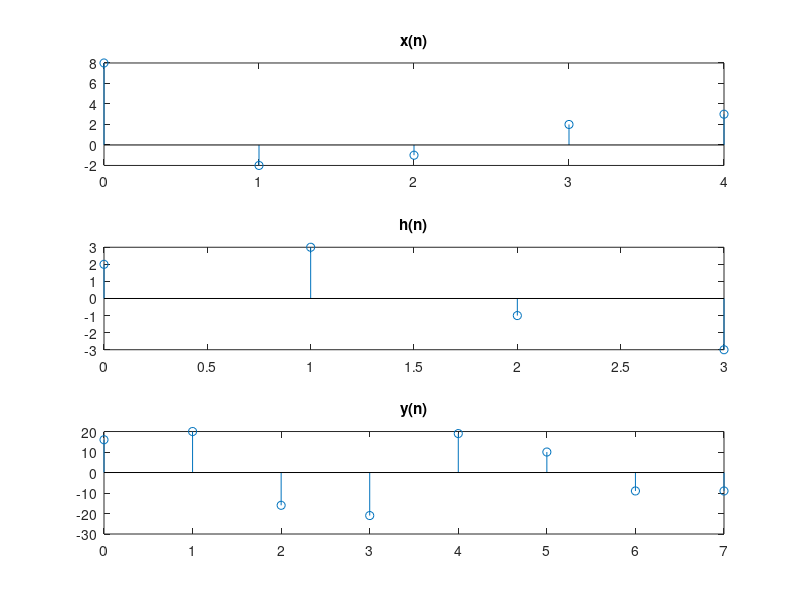

This figure's MATLAB source:
% =================================================
% 1. ?MATLAB???????
% a) x(n)=0.8n        0?n?15
% b) x(n)=e(0.2+3j)n       0?n?15
% c) x(n)=3cos(0.125?n+0.2?)+2sin(0.25?n+0.1?)        0?n?15
% d) ?c)??x(n)????16??????x16(n)=x(n+16),???????
% e) ?c)??x(n)????10??????x10(n)=x(n+10),???????
%-------------------------------------------------------------------------------
% a) x(n)=0.8n        0?n?15
n = 0:15;
x = 0.8 * n;

%-------------------------------------------------------------------------------
% b) x(n)=e(0.2+3j)n       0?n?15
n = 0:15;
x = exp(0.2+3j) * n;

%-------------------------------------------------------------------------------
% c) x(n)=3cos(0.125?n+0.2?)+2sin(0.25?n+0.1?)        0?n?15
n = 0:0.01:15;
x = 3*cos(0.125*pi*n + 0.2*pi) + 2*sin(0.25*pi*n + 0.1*pi);
%plot(x)

%-------------------------------------------------------------------------------
% d) ?c)??x(n)????16??????x16(n)=x(n+16),???????
n = 0:0.01:15*4;
x16 = 3*cos(0.125*pi*(n+16) + 0.2*pi) + 2*sin(0.25*pi*(n+16) + 0.1*pi);
plot(n, x16)

%-------------------------------------------------------------------------------
% e) ?c)??x(n)????10??????x10(n)=x(n+10),???????
n = 0:0.01:10*4;
x16 = 3*cos(0.125*pi*(n+10) + 0.2*pi) + 2*sin(0.25*pi*(n+10) + 0.1*pi);
plot(n, x16)
% =================================================


% =================================================
% 2. ?????????????x??y?????????????????
% a) x(t)=sin(2?t)   0?t?10s
% b) x(t)=cos(100?t)sin(?t)   0?t?4s

% a) x(t)=sin(2?t)   0?t?10s
t = 0: 0.001: 10;
x = sin(2*pi*t);
plot(t, x);
xlabel('t/s');
ylabel('x(t)');
legend('x(t)=sin(2\pit)');
title('x(t)=sin(2\pit)   0<=t<=10s');

% b) x(t)=cos(100?t)sin(?t)   0?t?4s
t = 0: 0.001: 4;
x = cos(100*pi*t).*sin(pi*t);
plot(t, x);
xlabel('t/s');
ylabel('x(t)');
legend('x(t)=cos(100\pit)sin(\pit)');
title('x(t)=cos(100\pit)sin(\pit)   0<=t<=4s');
% =================================================


% =================================================
% 3. ????{8 -2 -1 2 3}???{2 3 -1 -3}????????????????

clc
clear
close all

nx = 0: 4;
x = [8,-2,-1,2,3];

nh = 0: 3;
h = [2,3,-1,-3];

nyb = nx(1) + nh(1);
nye = nx(length(x)) + nh(length(h));
ny = nyb:nye;
y = conv(x,h);

subplot(3,1,1);
stem(nx,x);
title('x(n)');

subplot(3,1,2);
stem(nh,h);
title('h(n)');

subplot(3,1,3);
stem(ny, y);
title('y(n)');

% =================================================
